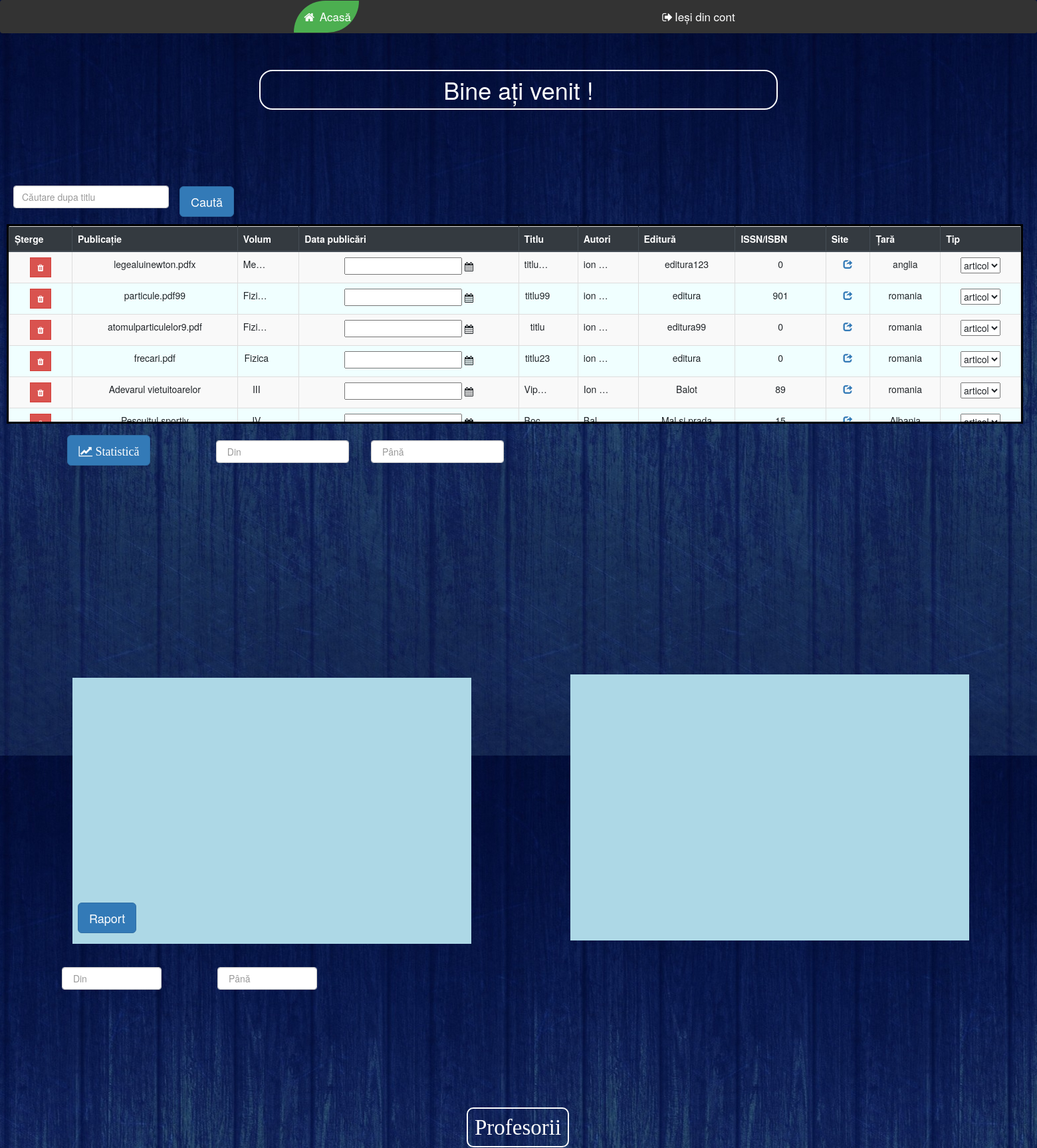
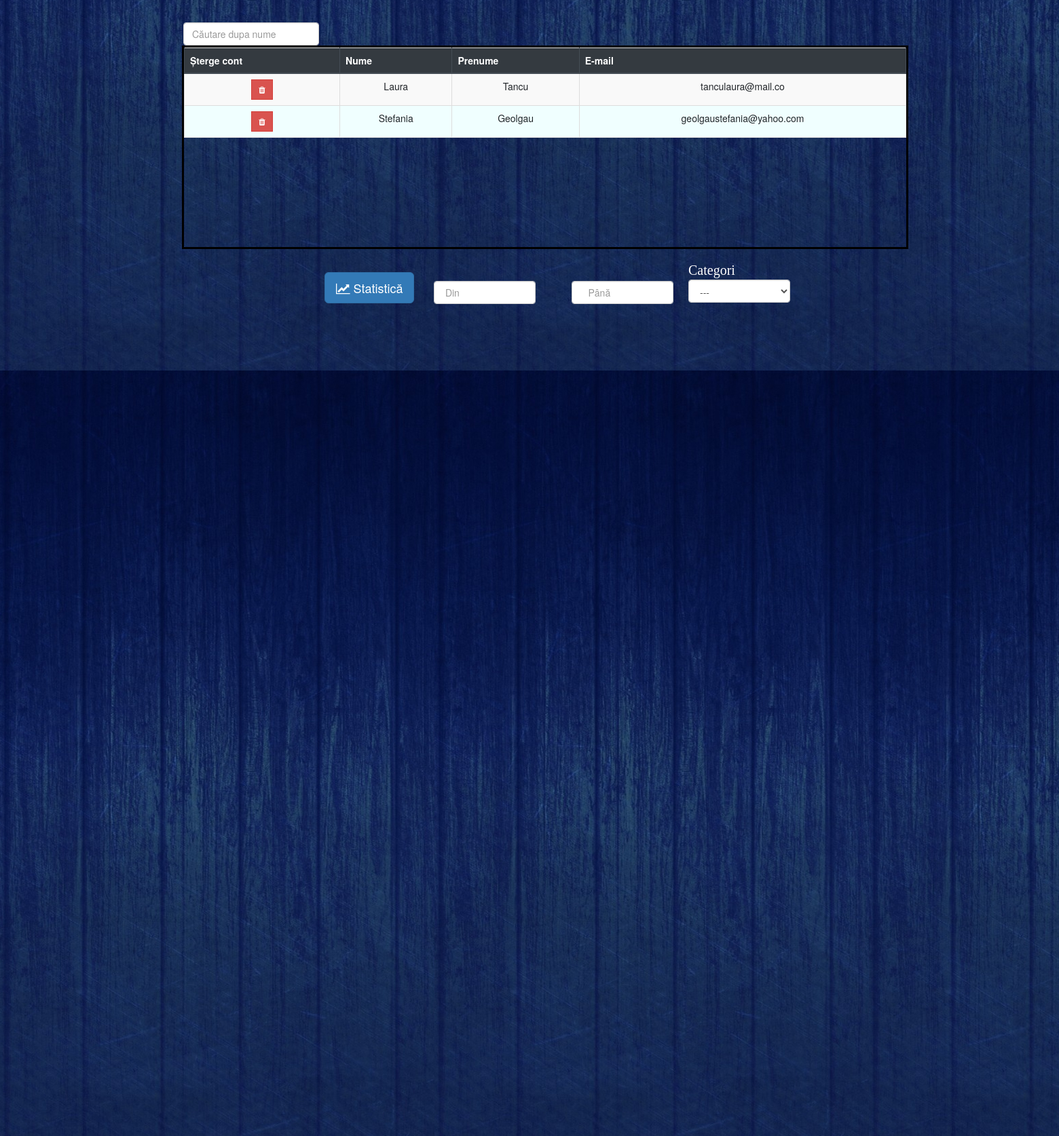
The page /director.php (signed in, upper part) on the database its author committed (2 pictures, top to bottom).
### tables this page shows
CREATE TABLE `papers` (
  `id` int(10) NOT NULL AUTO_INCREMENT,
  `user_id` int(10) NOT NULL COMMENT 'the user who added the paper',
  `volume` varchar(150) NOT NULL,
  `publication` varchar(150) NOT NULL,
  `type` varchar(7) DEFAULT 'lucrare',
  `uploaded_at` date NOT NULL,
  `title` varchar(250) NOT NULL DEFAULT 'titlu',
  `authors` varchar(150) NOT NULL DEFAULT 'ion simeria, tudor balac',
  `publisher` varchar(150) NOT NULL DEFAULT 'editura',
  `pages` int(5) NOT NULL DEFAULT 0,
  `website` varchar(100) NOT NULL DEFAULT 'https://scholar.google.com/',
  `country` varchar(100) NOT NULL DEFAULT 'romania',
  PRIMARY KEY (`id`),
  KEY `fk_paper_user` (`user_id`),
  CONSTRAINT `fk_paper_user` FOREIGN KEY (`user_id`) REFERENCES `users` (`user_id`)
);

CREATE TABLE `users` (
  `user_id` int(10) NOT NULL AUTO_INCREMENT,
  `first_name` varchar(100) NOT NULL,
  `last_name` varchar(100) NOT NULL,
  `email` varchar(300) NOT NULL,
  `password` varchar(300) NOT NULL,
  `role` varchar(15) DEFAULT NULL,
  `department` int(2) DEFAULT NULL COMMENT 'where the user teaches',
  `registered_at` timestamp NOT NULL DEFAULT current_timestamp(),
  PRIMARY KEY (`user_id`)
);

### director.php (the view, shortened to what this page needs)
	<!DOCTYPE html>
<html lang="en">
<head>
		  <link rel="stylesheet" href="https://maxcdn.bootstrapcdn.com/bootstrap/4.5.0/css/bootstrap.min.css">
		  <link rel="stylesheet" href="Director.css">
		  <link rel="stylesheet" href="https://cdnjs.cloudflare.com/ajax/libs/font-awesome/4.7.0/css/font-awesome.min.css">
       <link href="https://maxcdn.bootstrapcdn.com/bootstrap/3.3.6/css/bootstrap.min.css" rel="stylesheet">
    <link href="https://cdnjs.cloudflare.com/ajax/libs/bootstrap-datepicker/1.5.0/css/bootstrap-datepicker.css" rel="stylesheet">
<?php
    $query = "SELECT COUNT(*)
              FROM papers
              INNER JOIN users ON papers.user_id = users.user_id
              && department = 2
            ";
?>
</head>
<body>
			<div class="navbar" >
			   <a class="active" href="director.php"><i class="fa fa-fw fa-home"></i> Acasă</a>
			   <a href="#" id='sign-out'><i class="fa fa-fw fa-sign-out"></i>Ieși din cont</a>
			</div>
             <h1 >Bine ați venit !</h1>
             <span  <?php echo $_SESSION['department']; ?> </span>
<div id="cauta"><input id='search_term' class="form-control" type="text" placeholder="Căutare dupa titlu" aria-label="Search"></div>
<button type='button' id='search_bttn' class="btn btn-primary btn-lg" style="postion:absolute;margin-left:270px;margin-top:-52px;" >Caută</button>
<div class="table-wrapper-scroll-y my-custom-scrollbar papers">
  <table id='tabledata_papers' class="table table-bordered table-striped mb-0">
    <thead class="thead-dark">
      <tr>
        <th scope="col">Șterge</th>
        <th scope="col">Publicație </th>
        <th scope="col">Volum</th>
        <th scope="col">Data publicări</th>
        <th scope="col">Titlu</th>
        <th scope="col">Autori</th>
        <th scope="col">Editură</th>
        <th scope="col">ISSN/ISBN</th>
        <th scope="col">Site</th>
        <th scope="col">Țară</th>
        <th scope="col">Tip</th>
      </tr>
    </thead>
    <tbody>
      <?php
        include "db.php";
        if (isset($_GET['search_term'])) {
            $term = '%' . $_GET['search_term'] . '%';
            $query = "SELECT id, publication, volume, uploaded_at, title,
                      authors, publisher, pages, website, country, type
                      FROM papers
                      INNER JOIN users ON papers.user_id = users .user_id
                      WHERE users.user_id = ? && title LIKE ?";
        }
        else
            $query = "SELECT id, publication, volume, uploaded_at, title,
                      authors, publisher, pages, website, country, type
                      FROM papers
                      INNER JOIN users ON papers.user_id = users .user_id
                      WHERE users.user_id = ?";
        if ($stmt = $con->prepare($query)) {
            if (isset($_GET['search_term']))
                $stmt->bind_param("is", $_SESSION['user_id'], $term);
            else
                $stmt->bind_param("i", $_SESSION['user_id']);
            $stmt->execute();
            $stmt->bind_result($paper_id, $publication, $volume, $uploaded_at, $title,
              $authors, $publisher, $pages, $website, $country, $type);
            while ($stmt->fetch()) {
                $uploaded_at = date("d/m/Y", strtotime($uploaded_at));
                echo "
                      <tr id='$paper_id'>
                        <td class='delete'>
                          <button name='delete' class='btn btn-danger btn-sm rounded-0' type='button'
                          data-toggle='tooltip' data-placement='top' title='Delete'>
                            <i class='fa fa-trash'></i>
                          </button>
                        </td>
                        <td class='publication'>
                          <p>$publication</p>
                        </td>
                        <td class='volume'>
                          <p>$volume</p>
                        </td>
                        <td class='uploaded_at'>
                            <input id='datepicker$paper_id' data-provide='datepicker' data-date-format='dd/mm/yyyy'>
                            <i class='fa fa-calendar'></i>
                            <script>
                            $('#datepicker$paper_id').datepicker('update', '$uploaded_at');
                            </script>
                        </td>
                        <td class='title'>
                          <p>$title</p>
                        </td>
                        <td class='authors'>
                          <p>$authors</p>
                        </td>
                        <td class='publisher'>
                          <p>$publisher<p>
                        </td>
                        <td class='pages'>
                          <p>$pages</p>
                        </td>
                        <td class='website'>
                          <a href='$website'>
                            <span class='glyphicon glyphicon-share'></span>
                          </a>
                        </td>
                        <td class='country'>
                          <p>$country</p>
                        </td>
                        <td class='type'>
							<select class='select'>";
                                if ($type === 'articol')
                                    echo "<option selected>articol</option>
                                          <option>carte</option></select></td></tr>";
                                else
                                    echo "<option>articol</option>
                                          <option selected>carte</option></select></td></tr>";
			}
        }
      ?>
    </tbody>
  </table>
</div>
<div id="analiza_dep1"><button type="button" id="chooser" class="btn btn-primary btn-lg"> <i class="fa fa-line-chart" aria-hidden="true">
Statistică</button></div></i>
					 <div class="container text-center">
								 <input id='to_year_papers' class="date-own form-control" style="width: 200px;postion:absolute; margin-top:-9%;margin-left:30%;" type="text" placeholder=" Până">
						</div>
					 <div class="container text-center">
								 <input id='from_year_papers' class="date-own form-control" style="width: 200px;  postion:absolute; margin-top:-9%;margin-left:9%;" type="text" placeholder=" Din">
						</div>
 <div id="graf"></div>
 <div id="graf_2"></div>
 <div id="raport_1"><button type="button" id="chooser_gf1" class="btn btn-primary btn-lg">
Raport</button> <span id='percentdiff' style="font-size: 25px; color:black;"></span></div>
					<div id="data_1"> <div class="container text-center">
								 <input id='from_year_gf1' class="date-own form-control" style="width: 150px; " type="text" placeholder=" Din">
						</div>
						</div>
					 <div id="data_2"><div class="container text-center">
								 <input id='to_year_gf1' class="date-own form-control" style="width: 150px; " type="text" placeholder=" Până">
						</div>
					 </div>
  <div id="piechart" style="width: 900px; height: 500px;"></div>
<div id="baza_date">
	<span id="cont_titlu">Profesorii</span><br><br><br>
	<div id="cauta_prof"><input name='search_teachers' class="form-control" type="text" placeholder="Căutare dupa nume" aria-label="Search"></div>
	<div id="muta_tabel"><div class="table-wrapper-scroll-y my-custom-scrollbar teachers">
  <table id='tabledata_teachers' class="table table-bordered table-striped mb-0" ">
    <thead class="thead-dark">
      <tr>
        <th scope="col">Șterge cont</th>
        <th scope="col">Nume</th>
        <th scope="col">Prenume</th>
		<th scope="col">E-mail</th>
      </tr>
    </thead>
    <tbody id='teachers_table_body'>
      <?php
       include "db.php";
        $query = "SELECT user_id, first_name, last_name, email
                  FROM users
                  WHERE users.department = ?";
        if ($stmt = $con->prepare($query)) {
            $stmt->bind_param("i", $_SESSION['department']);
            $stmt->execute();
            $stmt->bind_result($user_id, $first_name, $last_name, $email);
            while ($stmt->fetch())
                echo "
                      <tr id='$user_id'>
                        <td class='delete'>
                          <button name='delete' class='btn btn-danger btn-sm rounded-0' type='button'
                          data-toggle='tooltip' data-placement='top' title='Delete'>
                            <i class='fa fa-trash'></i>
                          </button>
                        </td>
                        <td class='first_name'>
                          $first_name
                        </td>
                        <td class='last_name'>
                          $last_name
                        </td>
                        <td class='email'>
                          $email
                        </td>
                      </tr>
                            ";
        }
      ?>
    </tbody>
  </table>
 </div>
</div>
<div>
 <div id="raport"><button type="butt3" id="chooser_teachers" class="btn btn-primary btn-lg"> <i class="fa fa-line-chart" aria-hidden="true"></i>
Statistică</button></div>
					 <div id="data_3"><div class="container text-center">
								 <input id='from_year_teachers' class="date-own form-control" style="width: 150px; " type="text" placeholder=" Din">
						</div>
					 </div>
					 <div id="data_4"><div class="container text-center">
								 <input id='to_year_teachers' class="date-own form-control" style="width: 150px; " type="text" placeholder="   Până">
						</div>
					 </div>
					<div id="categori_raport">
					 <div class="form-group">
						<span id="ani">Categori </span>
						<select id='teachers_type_select' class="form-control">
						  <option>---</option>
						</select>
					  </div>
					 </div>
 </div>
</body>
</html>

### Director.css (style rules this page uses)
body { font-family: Arial, Helvetica, sans-serif; background-image: url("p1.jpg"); background-color:NavajoWhite; overflow-x: hidden; }
h1 { position:relative; top:35px !important; font-size: 50px; color: white !important; padding: 8px; width: 50%; margin-left: 25% !important; font-family: Times, "Times New Roman", serif; margin-bottom: 12% !important; text-align:center; border:2px solid white; border-radius: 20px 20px; }
.my-custom-scrollbar { position: static; height: 300px; width: 98%; overflow: auto; margin-left: 10px; display: block; border:3px solid black; }
.table-wrapper-scroll-y { display: block; margin-bottom: 8% ; }
th,tr,tbody { text-align: center; background-color:#F0FFFF; }
#baza_date { position:absolute; margin-top:-55%; margin-left:5%; height: 300px; width: 100%; }
#cont_titlu { margin:40%; font-family: Times, "Times New Roman", serif; font-size: 33px; color:white; border:2px solid white; border-radius:10px; padding:10px; }
#graf { background-color: lightblue; width: 600px; height: 400px; position: relative; top: -60px; margin-left:55%; }
#graf_2 { background-color: lightblue; width: 600px; height: 400px; position: relative; top: -455px; margin-left:7%; }
#analiza_dep1 { position:absolute; margin-top:-108px; margin-left:6.5%; }
#analiza_dep1 { width:100px; height:100px; }
#ani { color:white; font-family: Times, "Times New Roman", serif; font-size:20px; }
#raport { position:absolute; top:455px; margin-left:400px; }
.active { background-color: green; }
#cauta { position:absolute; width:15%; margin:20px; margin-top:-38px; }
#raport_1 { position:absolute; margin-top:-33.2%; margin-left: 7.5%; }
#cauta_prof { width:200px; margin-left:192px; }
#categori_raport { position:absolute; width:150px ; top:146%; margin-left:60%; }
.navbar { background-color: #555; overflow: auto; list-style-type: none; margin: 0; padding: 0; overflow: hidden; background-color: #333; position: static; top: 0px; width: 100%; border-radius: 25px; }
.navbar a { padding: 12px; color: white; text-decoration: none; font-size: 17px; border-radius: 70px 1px; }
.navbar a.active { background-color: #4CAF50; }
#data_1 { position:absolute; margin-top:-420px; margin-left:5%; }
#data_2 { position:absolute; margin-top:-420px; margin-left:20%; }
#muta_tabel { margin-left:180px; width:70%; }
#data_3 { position:absolute; margin-top:-40px; margin-left:35%; }
#data_4 { position:absolute; margin-top:-40px; margin-left:48%; }
td.volume p, td.title p, td.authors p { border-radius: 0px !important; text-overflow:ellipsis; width: 40px; white-space: nowrap; overflow: hidden; }

### rows shown on the page
papers: publication "legealuinewton.pdfx", volume "Me…", title "titlu…", authors "ion…", publisher "editura123", pages "0", country "anglia", type "articol"
papers: publication "particule.pdf99", volume "Fizi…", title "titlu99", authors "ion…", publisher "editura", pages "901", country "romania", type "articol"
papers: publication "atomulparticulelor9.pdf", volume "Fizi…", title "titlu", authors "ion…", publisher "editura99", pages "0", country "romania", type "articol"
papers: publication "frecari.pdf", volume "Fizica", title "titlu23", authors "ion…", publisher "editura", pages "0", country "romania", type "articol"
papers: publication "Adevarul vietuitoarelor", volume "III", title "Vip…", authors "Ion…", publisher "Balot", pages "89", country "romania", type "articol"
papers: publication "Pescuitul sportiv", volume "IV", title "Boc…", authors "Bal…", publisher "Mal si prada", pages "15", country "Albania", type "articol"
users: first_name "Laura", last_name "Tancu", email "tanculaura@mail.co"
users: first_name "Stefania", last_name "Geolgau", email "geolgaustefania@yahoo.com"
